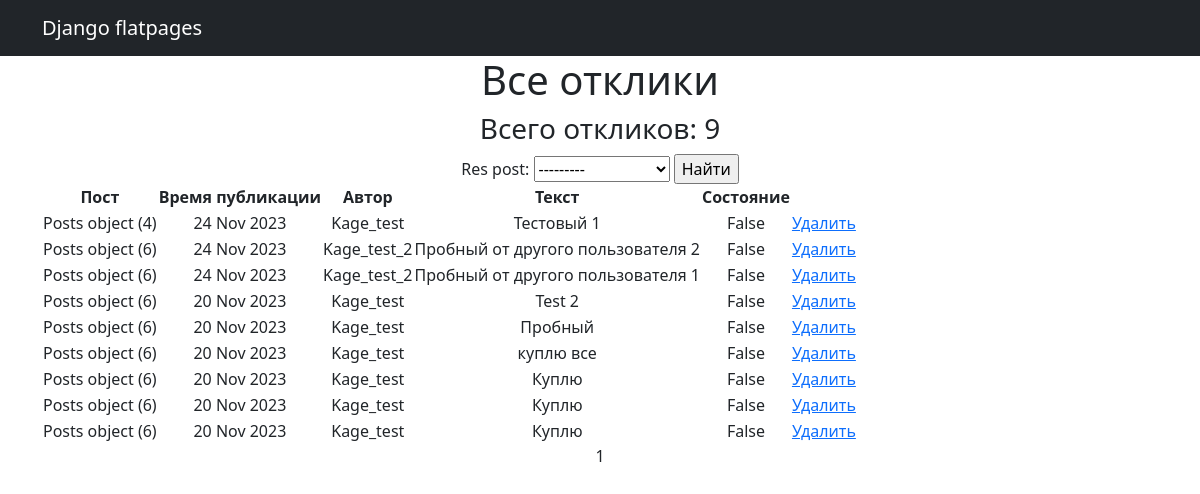
The app's page /posts/responses (signed in), older data.
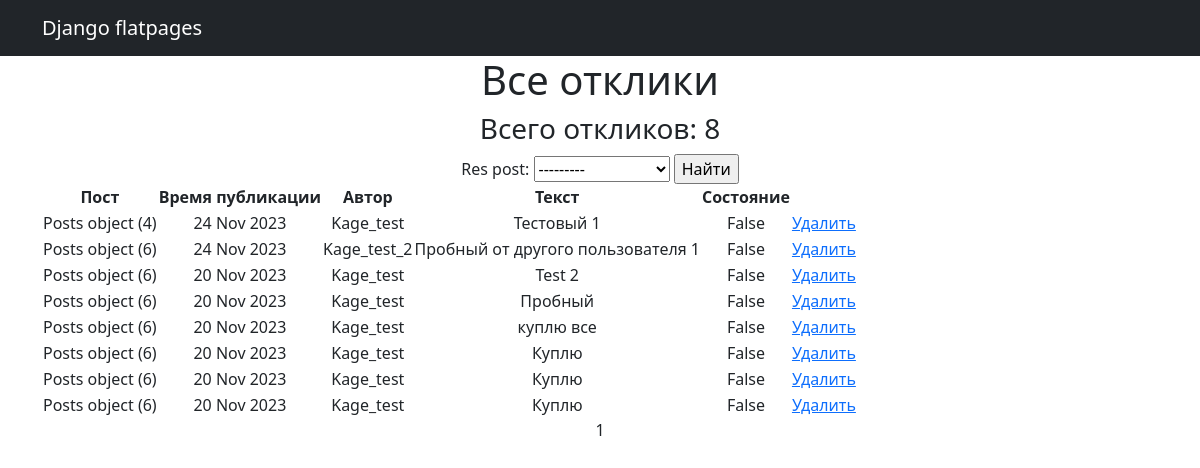
The same page, newer data.
### PostBoard_main/models.py (models this page shows, shortened)
class Response(models.Model):
    time_in = models.DateTimeField(auto_now_add=True)
    text = models.TextField()
    res_user = models.ForeignKey(User, on_delete=models.CASCADE, related_name='reply_user')
    res_post = models.ForeignKey(Posts, on_delete=models.CASCADE, related_name='reply')
    status = models.BooleanField(default=False)

class Posts(models.Model):
    tanks = 'TK'
    healers = 'HL'
    damage_dealers = 'DD'
    merchants = 'MR'
    guild_masters = 'GM'
    quest_givers = 'QG'
    smiths = 'SM'
    leather_workers = 'LW'
    potion_masters = 'PM'
    enchanters = 'EH'
    TYPE = [
        (tanks, 'Танки'), (healers, 'Хилеры'), (damage_dealers, 'ДД'), (merchants, 'Торговцы'),
        (guild_masters, 'Гильдмастера'), (quest_givers, 'Квестгиверы'), (smiths, 'Кузнецы'),
        (leather_workers, 'Кожевники'), (potion_masters, 'Зельевары'), (enchanters, 'Мастера заклинаний')
    ]
    type_post = models.CharField(max_length=2, choices=TYPE, default='MR')
    time_in = models.DateTimeField(auto_now_add=True)
    headline = models.CharField(max_length=128)
    text = RichTextUploadingField(config_name='my-toolbar')
    category = models.ForeignKey(Category, on_delete=models.CASCADE, related_name='category')
    to_reg_user = models.ForeignKey(User, on_delete=models.CASCADE)

### PostBoard_main/views.py (the view)
# urls.py: path('responses', ResponseList.as_view(), name='responses'),
class ResponseList(ListView):
    raise_exception = True
    model = Response
    ordering = '-time_in'
    template_name = 'responses.html'
    context_object_name = 'responses'
    paginate_by = 20
    def get_queryset(self):
        queryset = Response.objects.filter(res_post__to_reg_user=self.request.user.id).order_by('-time_in')
        self.filterset = ResponseFilter(self.request.GET, queryset, request=self.request.user.id)
        return self.filterset.qs
    def get_context_data(self, **kwargs):
        context = super().get_context_data(**kwargs)
        context['filterset'] = self.filterset
        return context

### templates/responses.html (shortened to what this page needs)
<!DOCTYPE html>
{% extends 'flatpages/default.html' %}
{% block content %}
    <h1>Все отклики</h1>
    <h3>Всего откликов: {{ responses|length }}</h3>
    <form action="" method="get">
        {{ filterset.form }}
        <input type="submit" value="Найти" />
    </form>
    {% if responses %}
        <table>
            <tr>
                <th>Пост</th>
                <th>Время публикации</th>
                <th>Автор</th>
                <th>Текст</th>
                <th>Состояние</th>
            </tr>
            {% for resp in responses %}
                <tr>
                    <td>{{ resp.res_post }}</td>
                    <td>{{ resp.time_in|date:'d M Y'  }}</td>
                    <td>{{ resp.res_user }}</td>
                    <td>{{ resp.text }}</td>
                    <td>{{ resp.status }}</td>
                    <td>
                        {% if perms.PostBoard.delete_response %}
                        <a href="{% url 'response_delete' pk=resp.id %}"> Удалить </a>
                        {% endif %}
                    </td>
                </tr>
            {% endfor %}
        </table>
    {% else %}
        <h2>Откликов пока нет :(</h2>
    {% endif %}
    {{ page_obj.number }}
{% endblock content%}

Row changes from the older to the newer data that the page shows:
removed Response: res_post "Posts object (6)", time_in "24 Nov 2023", res_user "Kage_test_2", text "Пробный от другого пользователя 2", status "False"
Text that changed along with them:
{{ responses|length }}: "9" → "8"
